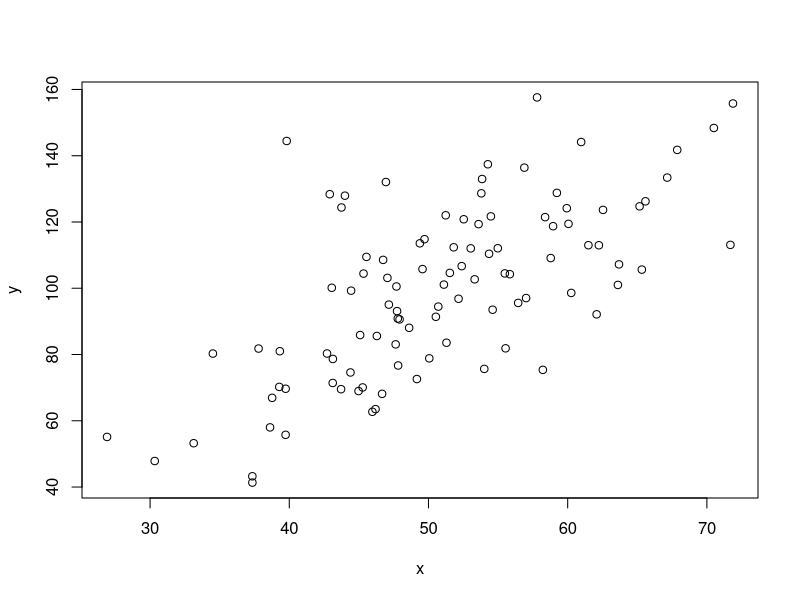

Recreate this plot in R.
# demo for pushing files to repository
# create data
set.seed(123)
x <- rnorm(100, mean=50, sd=10)
y <- 2 * x + rnorm(100, mean=0, sd=20)

# fit linear model
fit <- lm(y ~ x)
summary(fit)

plot(x,y)
